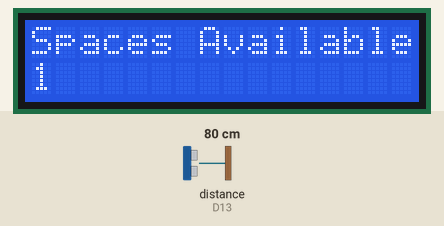
Recording of a sketch running on a simulated Arduino Uno R4 WiFi. Parts: 16×2 character LCD. Wiring (inferred from the names in the program): ultrasonic range finder: trigger D10; echo D13. Inputs (shaded band) come from the test bench; at power-on: distance to the obstacle (sensor on D13) 80 cm. The echo pulse lasts 58.3 µs per cm; WiFi joins after 1.5 s; servers stay silent unless stated; random numbers use the default seed unless the sketch sets one; no MQTT or app messages arrive unless stated; what the sketch prints to the serial monitor is not drawn.

Above: at 12.7 s.
12.8 s: distance to the obstacle (sensor on D13) set to 12 cm
14.8 s: distance to the obstacle (sensor on D13) set to 9 cm
At 16.6 s:
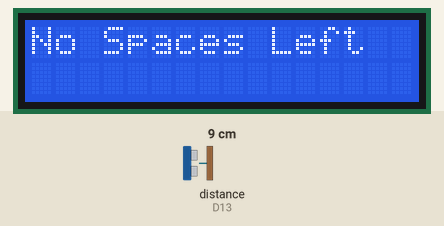
17.1 s: distance to the obstacle (sensor on D13) set to 18 cm
At 18.6 s:
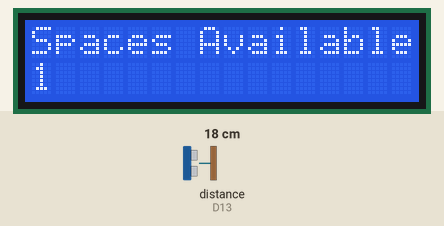
Timing chart, 0 to 20.1 s (numbered marks = the images above; inputs shaded):
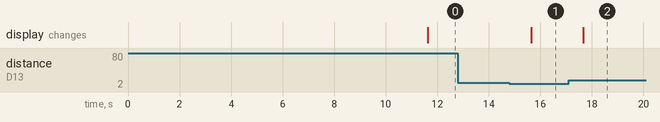

The sketch:

Adding-MQTT-and-client.ino
```cpp
#include <WiFiS3.h> // Include the WiFiS3 library for Arduino R4
#include <LiquidCrystal.h> // Include Liquid Crystal library
#include <PubSubClient.h>  // MQTT library
#include <WiFiSSLClient.h> // SSL support, encrypted communication when connecting to servers

// Define ultrasonic sensor pins
#define trigPin 10
#define echoPin 13

// Create LCD object (RS, E, D4, D5, D6, D7)
LiquidCrystal lcd(12, 11, 5, 4, 3, 2);

// WiFi credentials
const char* ssid = "toob-AE62D3";       // Your WiFi network name
const char* password = "dibayujnqx";  // Your WiFi password

// MQTT Broker
const char* mqtt_server = "0f994b563d484ad08066fb1db2fc482e.s1.eu.hivemq.cloud";
const int mqtt_port = 8883;
const char* mqtt_user = "Shey-Mathurin";
const char* mqtt_pass = "Demorified1#";
const char* mqtt_topic = "parking/status";

WiFiSSLClient wifiClient;
PubSubClient client(wifiClient);

int status = WL_IDLE_STATUS;
float previousDistance = 0;
float threshold = 5;  // Threshold for distance change in cm
int totalSpaces = 1; // Total number of parking spaces
int availableSpaces = 1;

// Message timing
unsigned long lastMsg = 0;
unsigned long interval = 3000;

void setup() {
  // Start serial communication
  Serial.begin(9600);
  while (!Serial) {
    ; // Wait for serial port to connect
  }

  // Initialize ultrasonic sensor pins
  pinMode(trigPin, OUTPUT);
  pinMode(echoPin, INPUT);

  // Initialize LCD (16 columns, 2 rows)
  lcd.begin(16, 2);

  // Attempt to connect to WiFi
  connectToWiFi();

  client.setServer(mqtt_server, mqtt_port);
}

void loop() {
  // keep mqtt running
  if (!client.connected()) {
    reconnectMQTT();
  }
  client.loop(); // keeps connection going

  float duration, currentDistance;
  bool carParked = false;

  // Clear trigger pin
  digitalWrite(trigPin, LOW);
  delayMicroseconds(2);

  // Send a 10-microsecond pulse
  digitalWrite(trigPin, HIGH);
  delayMicroseconds(10);
  digitalWrite(trigPin, LOW);

  // Measure the pulse width to determine distance
  duration = pulseIn(echoPin, HIGH);
  currentDistance = (duration * 0.0343) / 2;

  // Print to Serial Monitor
  Serial.print("Current Distance: ");
  Serial.print(currentDistance);
  Serial.println(" cm");

  // Check if there's a significant distance change
  if (abs(currentDistance - previousDistance) > threshold) {
    Serial.println("Distance Changed");
    previousDistance = currentDistance;
  }

  // Parking logic
  if (currentDistance < 10) {
    carParked = true;
  } else {
    carParked = false;
  }

  // Update available spaces
  if (carParked) {
    availableSpaces = totalSpaces - 1;
  } else {
    availableSpaces = totalSpaces;
  }

  // Display parking info on LCD
  lcd.clear();
  lcd.setCursor(0, 0);

  if (availableSpaces == 0) {
    lcd.print("No Spaces Left");
    Serial.println("No Spaces Left");
  } else {
    lcd.print("Spaces Available: ");
    lcd.setCursor(0, 1);
    lcd.print(availableSpaces);
    Serial.print("Available Spaces: ");
    Serial.println(availableSpaces);
  }

   // MQTT publish every few seconds
  if (millis() - lastMsg > interval) {
    lastMsg = millis();
    String msg = carParked ? "occupied" : "available";
    client.publish(mqtt_topic, msg.c_str());
    Serial.print("Published MQTT: ");
    Serial.println(msg);
  }

  delay(1000); // Refresh every second
}

// Function to connect to WiFi
void connectToWiFi() {
  Serial.println("Attempting to connect to WiFi...");

  // Check if WiFi module is available
  if (WiFi.status() == WL_NO_MODULE) {
    Serial.println("WiFi module not found!");
    while (true);
  }

  // Check WiFi firmware version
  String fv = WiFi.firmwareVersion();
  if (fv < WIFI_FIRMWARE_LATEST_VERSION) {
    Serial.println("Please upgrade the firmware");
  }

  // Attempt to connect to WiFi network
  while (WiFi.status() != WL_CONNECTED) {
    Serial.print("Trying to Connect to WiFi... Check Password Or SSID!");
    status = WiFi.begin(ssid, password);
    delay(10000);
  }


  Serial.println("Connected to Wi-Fi");
  printWiFiStatus();
}

// Function to print WiFi status
void printWiFiStatus() {
  Serial.print("SSID: ");
  Serial.println(WiFi.SSID());

  IPAddress ip = WiFi.localIP();
  Serial.print("IP Address: ");
  Serial.println(ip);

  long rssi = WiFi.RSSI();
  Serial.print("Signal Strength (RSSI): ");
  Serial.print(rssi);
  Serial.println(" dBm");
}

// reconnect when disconnected
void reconnectMQTT() {
  while (!client.connected()) {
    String clientId = "arduinoClient_" + String(random(1000, 9999));
    Serial.print("Connecting to MQTT as: ");
    Serial.println(clientId);
    if (client.connect(clientId.c_str(), mqtt_user, mqtt_pass)) {
      Serial.println("connected to MQTT Broker!");
    } else {
      Serial.print("failed, rc=");
      Serial.print(client.state());
      delay(5000);
    }
  }
}
```

Measured:
- the behaviour switches between 11 and 10 cm on distance to the obstacle (sensor on D13) (found by bisection; images 0 and 1)
- after the input at 12.8 s, every drawn part: stays the same
- after the input at 14.8 s, the display: changes after 0.86 s (image 1)
- after the input at 17.1 s, the display: changes after 0.57 s (image 2)
